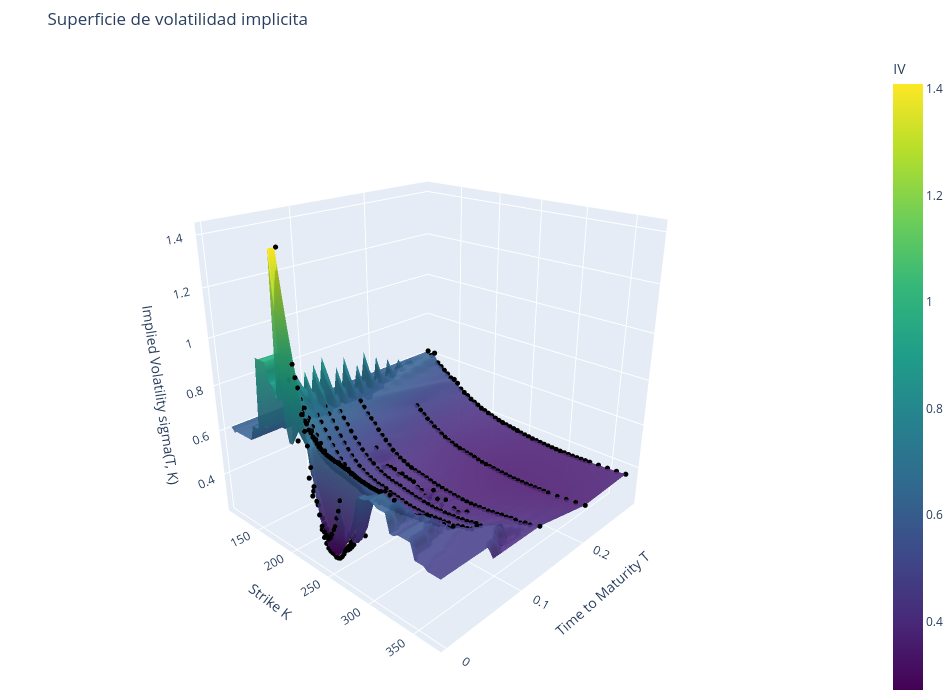

The notebook cell saved with this chart:
### Code cell
amzn_surface_dynamic

### Figure 1 — Plotly figure (JSON) as saved in the notebook; plotly's stock layout.template omitted (floating-point values rounded to 4 significant figures; data arrays with more than 128 entries replaced by an {"elided": "..."} marker saying what was removed)
{"data": [{"colorbar": {"title": {"text": "IV"}}, "colorscale": [[0, "#440154"], [0.1111, "#482878"], [0.2222, "#3e4989"], [0.3333, "#31688e"], [0.4444, "#26828e"], [0.5556, "#1f9e89"], [0.6667, "#35b779"], [0.7778, "#6ece58"], [0.8889, "#b5de2b"], [1, "#fde725"]], "name": "Superficie", "opacity": 0.92, "type": "surface", "x": {"elided": "40x60 float values"}, "y": {"elided": "40x60 float values"}, "z": {"elided": "40x60 float values"}}, {"marker": {"color": "black", "size": 3}, "mode": "markers", "name": "Nodos observados", "type": "scatter3d", "x": {"elided": "514 float values"}, "y": {"elided": "514 float values"}, "z": {"elided": "514 float values"}}], "layout": {"height": 700, "margin": {"b": 0, "l": 0, "r": 0, "t": 50}, "scene": {"camera": {"eye": {"x": 1.6, "y": -1.7, "z": 1}}, "xaxis": {"title": {"text": "Strike K"}}, "yaxis": {"title": {"text": "Time to Maturity T"}}, "zaxis": {"title": {"text": "Implied Volatility sigma(T, K)"}}}, "title": {"text": "Superficie de volatilidad implicita"}, "width": 950}}
